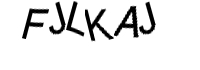
#> input picture examples/minitwit/Captcha_gcjwazwmwn.jpg, 200 x 70 px
$ python tesseract_ex.py   (Python 2 division)
#> lines starting #> are read from the running program, lines starting #| are printed output that depends on the picture
#http://stackoverflow.com/questions/2363490/limit-characters-tesseract-is-looking-for
import pytesseract
from PIL import Image
print pytesseract.image_to_string(Image.open('Captcha_gcjwazwmwn.jpg'))
#> (this line was passed over: pytesseract is not available in this run)
print pytesseract.image_to_string(Image.open('Captcha_qrdiqokdiw.jpg'))
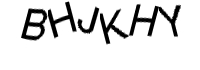
#> input picture examples/minitwit/Captcha_qrdiqokdiw.jpg, 200 x 70 px
#> (this line was passed over: pytesseract is not available in this run)
print pytesseract.image_to_string(Image.open('Captcha_mobwoaprwv.jpg'))
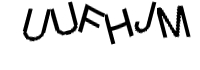
#> input picture examples/minitwit/Captcha_mobwoaprwv.jpg, 200 x 70 px
#> (this line was passed over: pytesseract is not available in this run)
